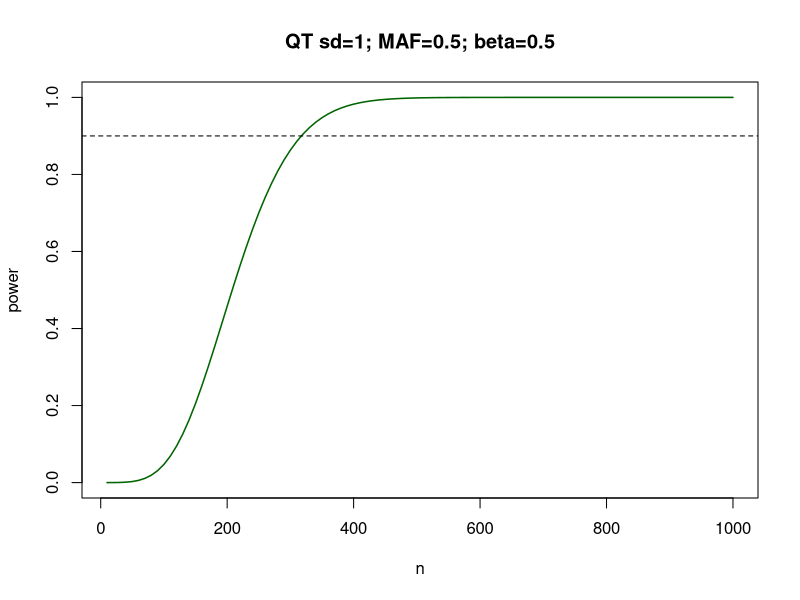

Here is the R script that generated this plot:
## power calc for my simulations 

## minor allele freq 
f = 0.5
## beta under alt hypothesis 
b.alt = 0.5
# candidate values for n
ns = seq(10, 1000, 10) 


sigma = sqrt(1 - 2*f*(1-f)*b.alt^2) # error sd after SNP effect is accounted for (see next part for explanation)

ses = sigma/sqrt(ns*2*f*(1-f)) # SEs corresponding to each candidate n
q.thresh = qchisq(5e-8, df = 1, ncp = 0, lower = F) # chi-sqr threshold corresponding to alpha = 5e-8
pwr = pchisq(q.thresh, df = 1, ncp=(b.alt/ses)^2, lower=F) # power at alpha = 5e-8 for VECTOR of SE values
plot(ns, pwr, col = "darkgreen", xlab = "n", ylab = "power", 
     main = paste0("QT sd=1; MAF=",f,"; beta=",b.alt), t = "l", lwd = 1.5)
abline(h = 0.9, lty = 2)
